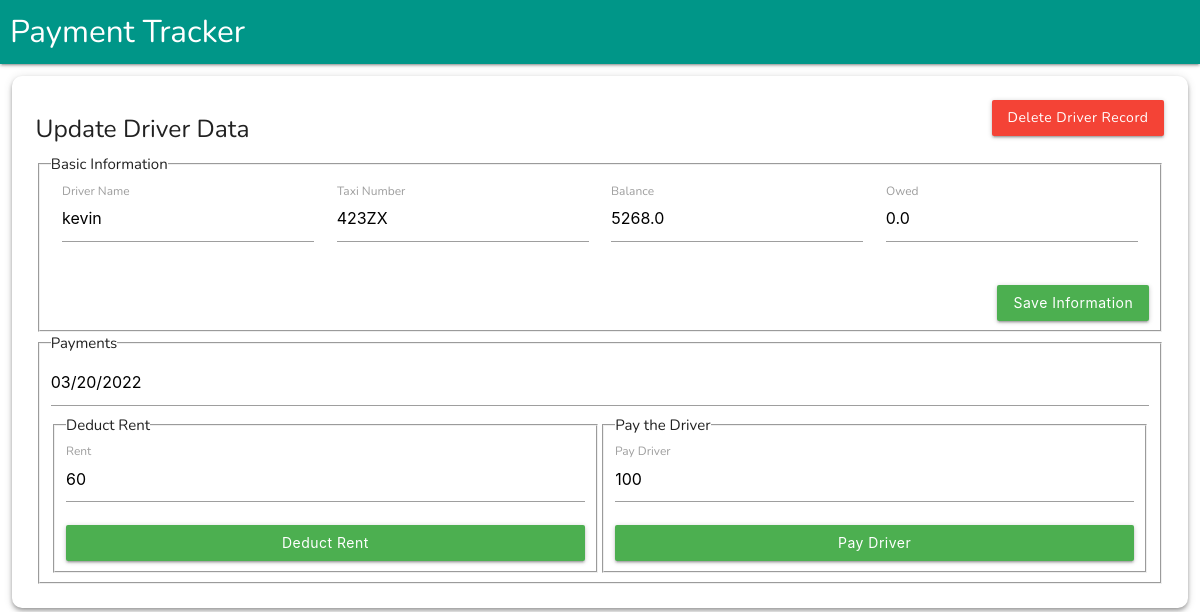
The app's page /driver_listing/edit_driver/2, older data.
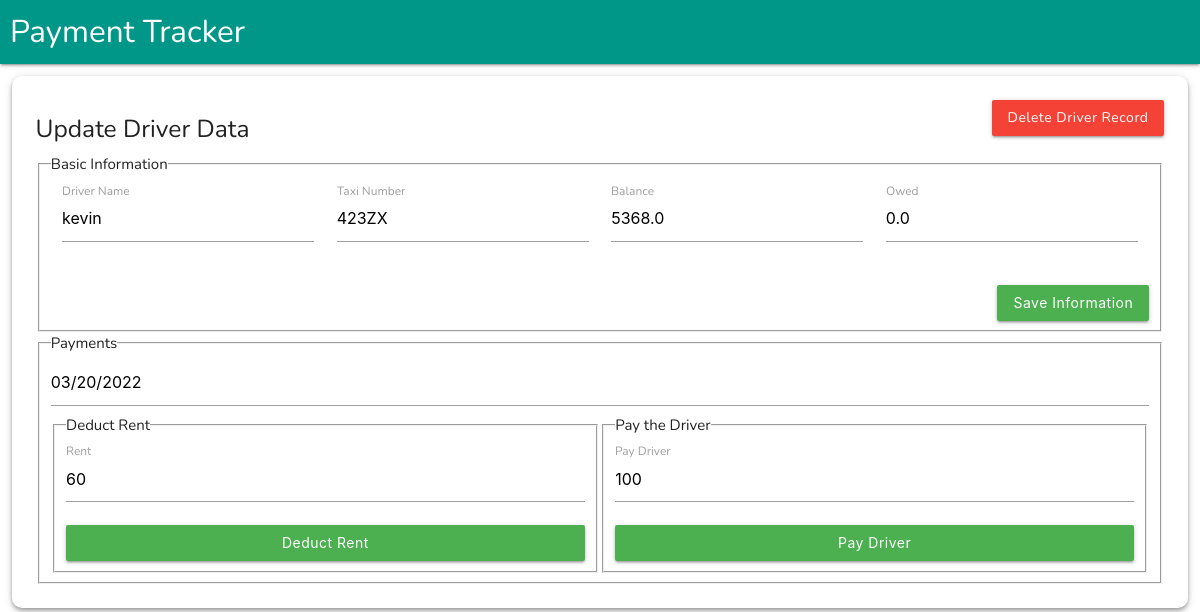
The same page, newer data.
### root/models.py (models this page shows, shortened)
class DriverTable(models.Model):
    name = models.CharField(max_length=500,default='',blank=True)
    taxi_number = models.CharField(max_length=500,default='',blank=True)
    balance = models.FloatField(default=0,blank=True)
    owed = models.FloatField(default=0,blank=True)
    is_rent_deducted_today = models.BooleanField(default=False)
    is_paid_today = models.BooleanField(default=False)
    last_rent_deduction_date = models.DateField( null=True,blank=True,default=now)
    last_paid_date = models.DateField(null=True,blank=True,default=now)

### root/views.py (the view, shortened to what this page needs)
# urls.py: path('driver_listing/edit_driver/<str:id>', edit_driver, name='edit_driver'),
def edit_driver(request,id=None):
    context = {'title':"Edit Driver Data" if id else "Add Driver"}
    synchronizeDriverOwedAmount()
    required_driver = DriverTable.objects.filter(id=id)
    if required_driver:
        required_driver = required_driver.first()
    context['required_driver'] = required_driver
    today_date = datetime.now(timezone(settings.TIME_ZONE)). strftime("%m/%d/%Y")
    context['today_date'] = today_date
    now_time = datetime.now(timezone(settings.TIME_ZONE)). strftime("%m/%d/%Y")
    print(now_time)
    return render(request, 'root/edit_driver.html',context)

### root/views.py (called while the page is built)
def synchronizeDriverOwedAmount():
    available_drivers = DriverTable.objects.all()
    for driver in available_drivers:
        today_date = datetime.now(timezone(settings.TIME_ZONE)).date()
        last_rent_deduction_date = driver.last_rent_deduction_date
        days = (today_date - last_rent_deduction_date).days
        owed_amount = int(days)*60
        driver.owed = owed_amount
        driver.save()

### Templates/root/edit_driver.html (shortened to what this page needs)
{% extends 'base.html' %}v
{% block 'mainbody' %}
<div style="margin: 1%">
    <div class="z-depth-2" style="border-radius: 10px;;padding: 2%;display:flex;justify-content:center;flex-direction: column;">
        <div>
            <div class="left">
                <h5>
                    {% if required_driver %}
                    Update Driver Data
                    {% else %}
                    Add new  Driver
                    {% endif %}
                </h5>
            </div>
            <div class="right">
                {% if required_driver %}
                    <a id="driver_delete_btn" href="/driver_listing/delete_driver/{{required_driver.id}}" class="btn red"> Delete Driver Record </a>
                {% endif %}
            </div>
        </div>
        <div>
            <fieldset>
                <legend>Basic Information</legend>
                <form action="" method="post"> {% csrf_token %}
                    <div class="row">
                        <div class="input-field col s12 l3 m3">
                            <input id="name" type="text" name="name" class="validate" value="{{required_driver.name}}">
                            <label for="name">Driver Name</label>
                        </div>
                        <div class="input-field col s12 l3 m3">
                            <input id="taxi_number" type="text" name="taxi_number" class="validate" value="{{required_driver.taxi_number}}">
                            <label for="taxi_number">Taxi Number</label>
                        </div>
                        <div class="input-field col s12 l3 m3">
                            <input id="balance" type="number" name="balance" class="validate" value="{{required_driver.balance}}">
                            <label for="balance">Balance</label>
                        </div>
                        <div class="input-field col s12 l3 m3">
                            <input id="owed" type="number" name="owed" class="validate" value="{{required_driver.owed}}">
                            <label for="balance">Owed</label>
                        </div>
                    </div>
                    <button class="green btn right">
                        {% if required_driver %}
                            Save Information
                        {% else %}
                          Add new Driver
                        {% endif %}
                    </button>
                </form>
            </fieldset>
{% if required_driver %}
     <fieldset>
                <legend>Payments</legend>
                <input id="payment_date" type="text" class="datepicker" value="{{today_date}}">
                <div style="display:flex;flex-direction: row;justify-content:space-evenly;">
                    <fieldset class="full_width">
                        <legend>Deduct Rent</legend>
                        <div >
                            <div class="input-field">
                                <input id="rent" type="number" name="rent" class="validate" value="60">
                                <label for="rent">Rent</label>
                            </div>
                            <button id="deduct_rent_btn" class="green btn right full_width">Deduct Rent</button>
                        </div>
                    </fieldset>
                    <fieldset class="full_width">
                        <legend>Pay the Driver</legend>
                        <div>
                            <div class="input-field ">
                                <input id="paid_amount" type="number" name="paid_amount" class="validate" value="100">
                                <label for="paid_amount">Pay Driver</label>
                            </div>
                            <button id="pay_driver_btn" class="green btn right full_width">Pay Driver</button>
                        </div>
                    </fieldset>
                </div>
            </fieldset>
{% endif %}
        </div>
    </div>
</div>
{% endblock 'mainbody' %}

Row changes from the older to the newer data that the page shows:
changed DriverTable "kevin": balance "5268.0" → "5368.0"
